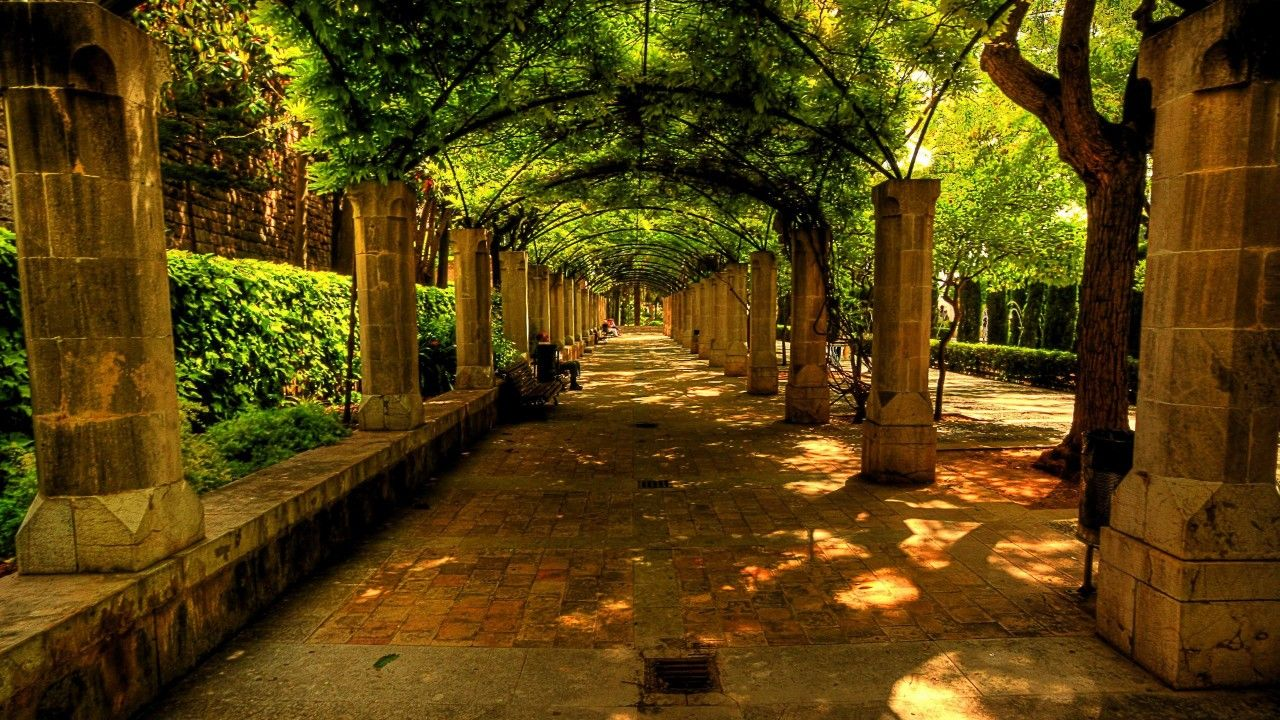
#> input picture imagenes/im1.jpg, 1280 x 720 px
$ jupyter execute 'Problema #2.ipynb'
#> lines starting #> are read from the running program, lines starting #| are printed output that depends on the picture; after the words box and inside, x2 and y2 are one past the last pixel; in counts of white or black regions, pixels touching at a corner belong together
[cell 1]
import cv2
import numpy as np
import matplotlib.pyplot as plt


def operaciones_imagenes(ruta_imagen1, ruta_imagen2, umbral=127):
    """
    Realiza operaciones entre dos imágenes: SUMA, RESTA, AND, OR, XOR.

    Parámetros:
    - ruta_imagen1 (str): Ruta de la primera imagen.
    - ruta_imagen2 (str): Ruta de la segunda imagen.
    - umbral (int): Valor de umbral para la binarización.

    Retorna:
    - Un diccionario con las imágenes resultantes de cada operación.
    """
#> called with ruta_imagen1 = '../imagenes/im1.jpg', ruta_imagen2 = '../imagenes/im2.jpg', umbral = 127

    # Leer las imágenes a color
    imagen1 = cv2.imread(ruta_imagen1)
#> imagen1 is the input picture: shape (720, 1280, 3); mean B, G, R 15.7, 66.2, 86.8
    imagen2 = cv2.imread(ruta_imagen2)
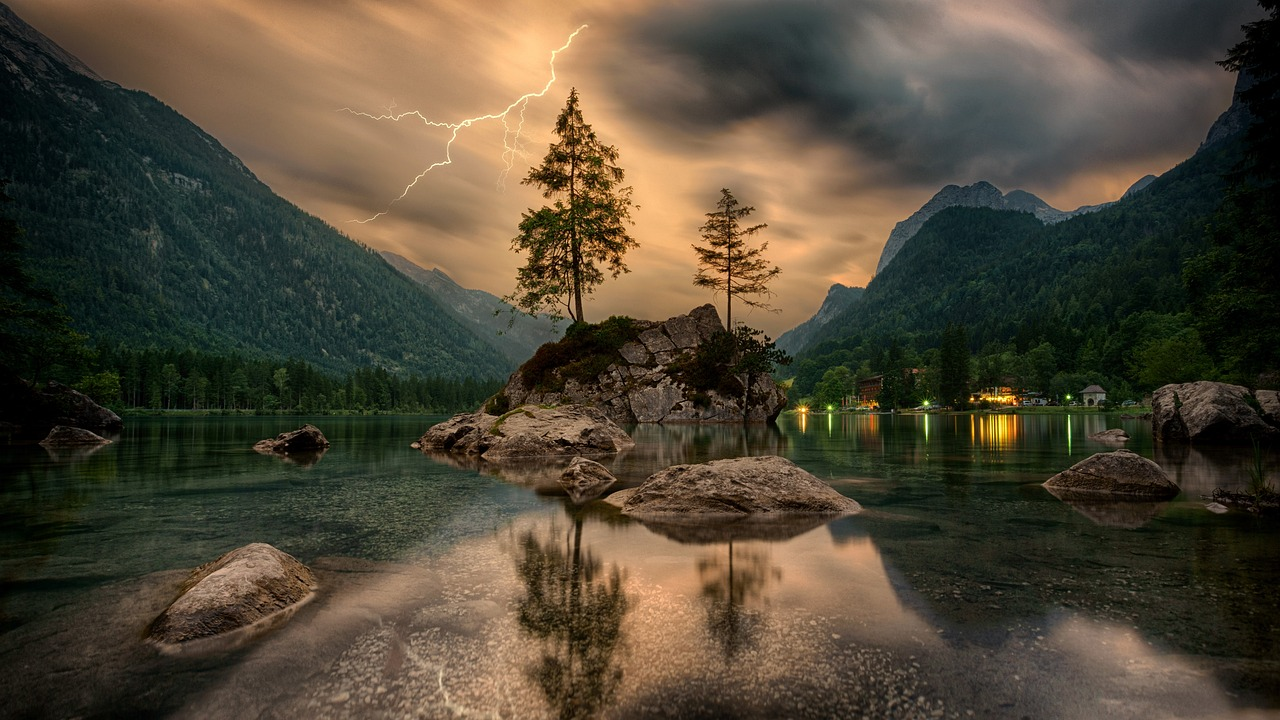
#> input picture imagenes/im2.jpg, 1280 x 720 px
#> imagen2 is the input picture: shape (720, 1280, 3); mean B, G, R 54.3, 71, 79.7

    # Asegurar que ambas imágenes tengan el mismo tamaño
    if imagen1.shape != imagen2.shape:
        raise ValueError("Las imágenes deben tener el mismo tamaño y número de canales.")

    # Operaciones aritméticas
    suma = cv2.add(imagen1, imagen2)
    resta = cv2.subtract(imagen1, imagen2)

    # Convertir imágenes a escala de grises
    gris1 = cv2.cvtColor(imagen1, cv2.COLOR_BGR2GRAY)
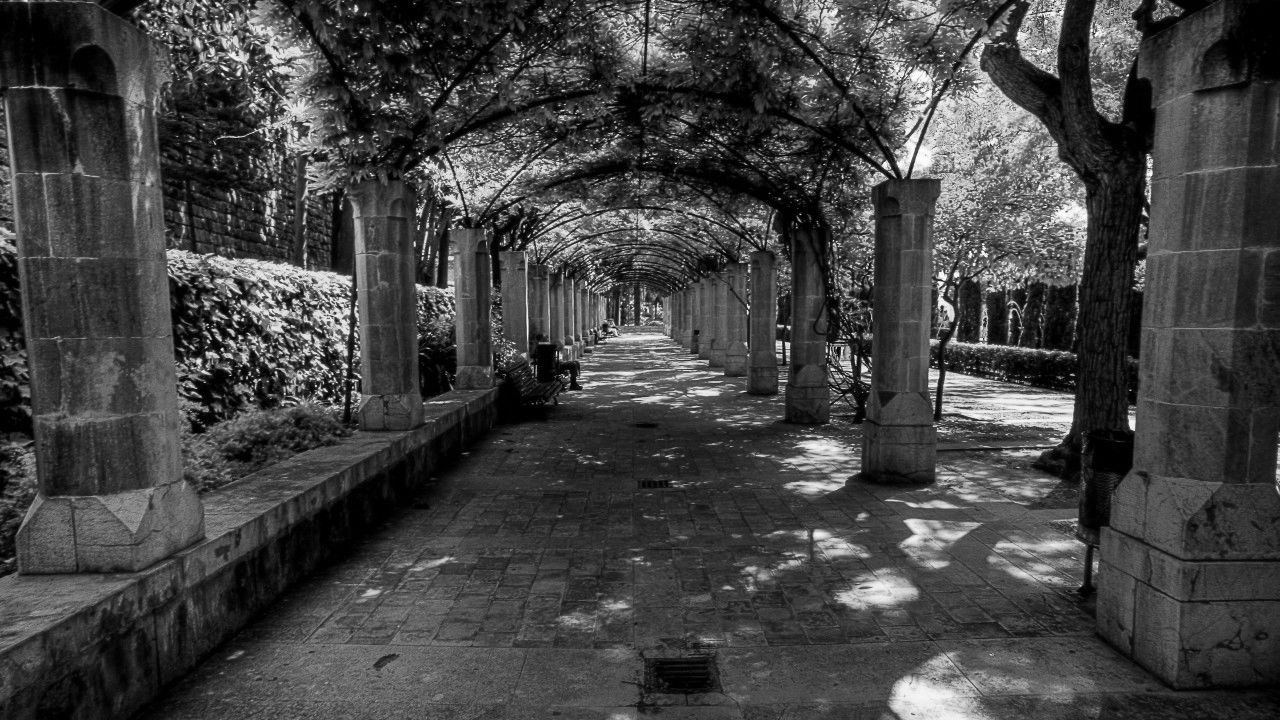
#> gris1: shape (720, 1280); min 0, max 255, mean 66.6
    gris2 = cv2.cvtColor(imagen2, cv2.COLOR_BGR2GRAY)

    # Binarizar imágenes
    bin1 = np.where(gris1 > umbral, 255, 0).astype(np.uint8)
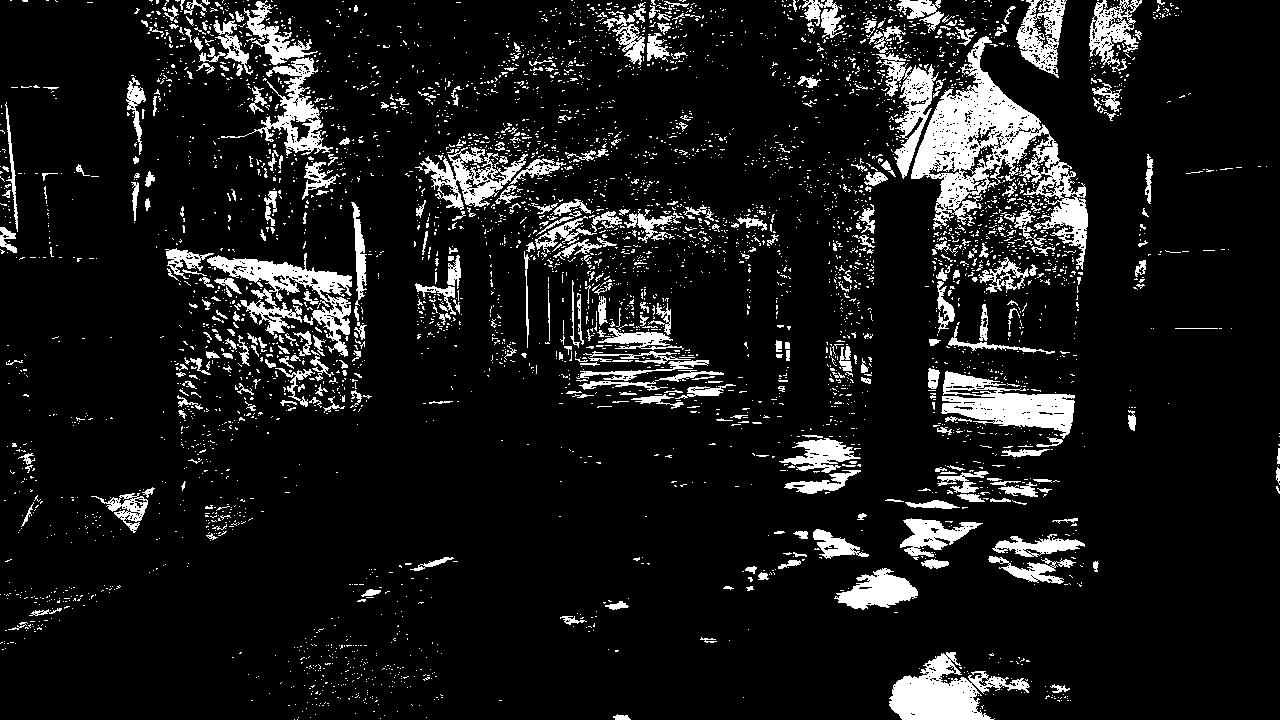
#> bin1: shape (720, 1280); 10.3% white; 4475 white regions (4081 under 20 px), largest, box (x1, y1, x2, y2) and area: (911, 36, 1088, 270) 12264, (889, 652, 1030, 720) 4580, (207, 253, 352, 357) 4541
    bin2 = np.where(gris2 > umbral, 255, 0).astype(np.uint8)
#> bin2: shape (720, 1280); 17.5% white; 1547 white regions (1443 under 20 px), largest, box (x1, y1, x2, y2) and area: (160, 0, 929, 330) 105180, (337, 512, 552, 720) 14070, (581, 523, 729, 678) 10742

    # Operaciones lógicas
    and_op = cv2.bitwise_and(bin1, bin2)
#> and_op: shape (720, 1280); 1.9% white; 1637 white regions (1542 under 20 px), largest, box (x1, y1, x2, y2) and area: (420, 147, 528, 210) 2443, (244, 1, 318, 65) 1379, (1016, 5, 1061, 73) 1062
    or_op = cv2.bitwise_or(bin1, bin2)
#> or_op: shape (720, 1280); 25.9% white; 4169 white regions (3813 under 20 px), largest, box (x1, y1, x2, y2) and area: (160, 0, 929, 348) 112874, (863, 0, 1145, 270) 26286, (337, 512, 552, 720) 14258
    xor_op = cv2.bitwise_xor(bin1, bin2)
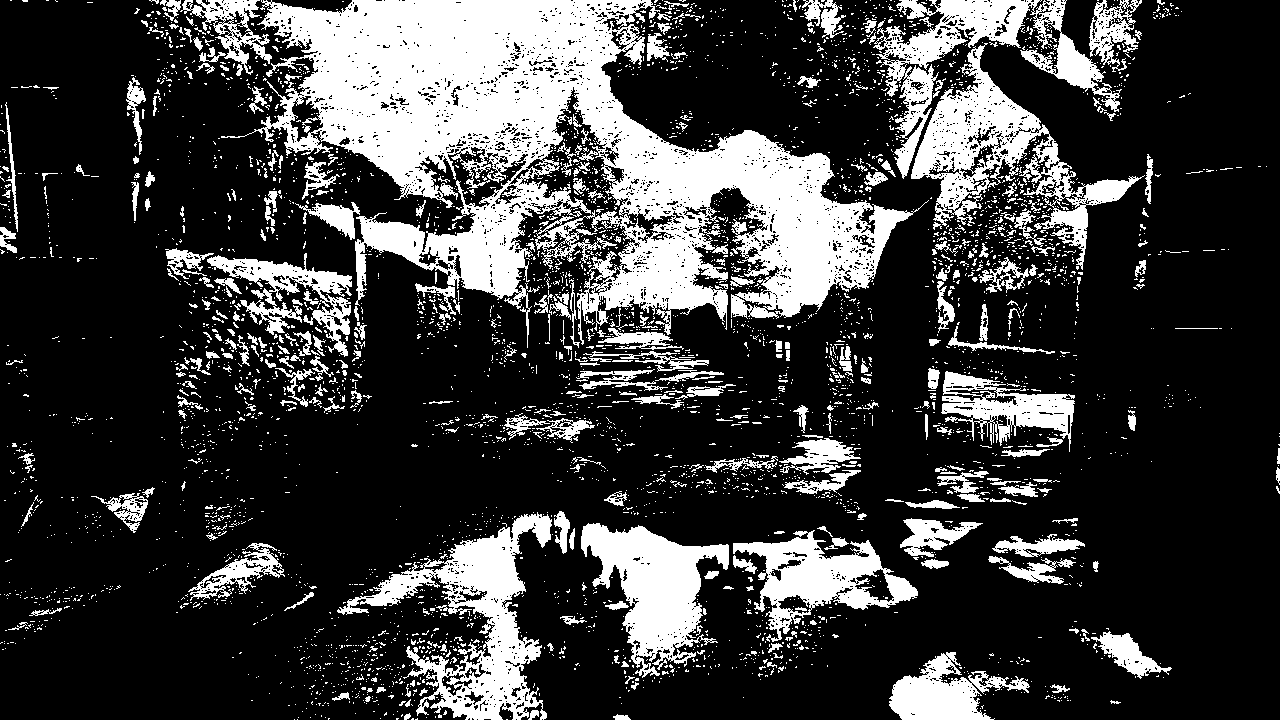
#> xor_op: shape (720, 1280); 23.9% white; 4385 white regions (4017 under 20 px), largest, box (x1, y1, x2, y2) and area: (221, 0, 929, 348) 96197, (337, 512, 552, 720) 13985, (911, 43, 1145, 270) 12930

    return {
        "suma": suma,
        "resta": resta,
        "AND": and_op,
        "OR": or_op,
        "XOR": xor_op
    }

# Ejemplo de uso
ruta1 = '../imagenes/im1.jpg'
ruta2 = '../imagenes/im2.jpg'
resultados = operaciones_imagenes(ruta1, ruta2)
#> resultados = 5 items

# Visualizar los resultados con matplotlib
plt.figure(figsize=(10, 10))

plt.subplot(3, 2, 1)
plt.imshow(resultados["suma"])
plt.title("Suma")

plt.subplot(3, 2, 2)
plt.imshow(resultados["resta"])
plt.title("Resta")

plt.subplot(3, 2, 3)
plt.imshow(resultados["AND"], cmap='gray')
plt.title("AND")

plt.subplot(3, 2, 4)
plt.imshow(resultados["OR"], cmap='gray')
plt.title("OR")

plt.subplot(3, 2, 5)
plt.imshow(resultados["XOR"], cmap='gray')
plt.title("XOR")

plt.tight_layout()
plt.show()
#> figure, not shown here; B, G, R data is drawn as R, G, B
